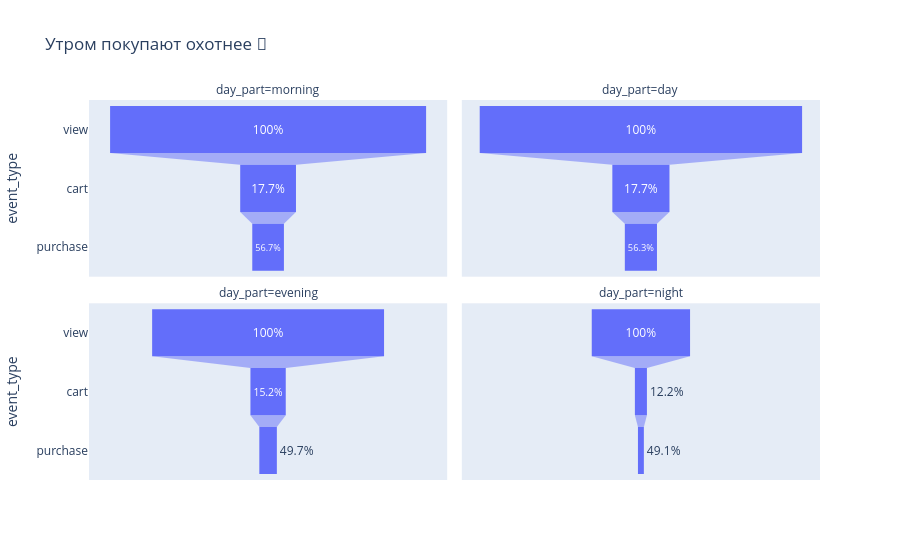

This figure's notebook cell:
### Code cell
fig = px.funnel(
    g,
    x='user_id',
    y='event_type',
    facet_col='day_part',
    facet_col_wrap=2,
    title='Утром покупают охотнее 🥳',
    text='conv_prev'
)
fig.update_traces(texttemplate='%{text}%')
fig.show()

### Figure 1 — Plotly figure (JSON) as saved in the notebook; plotly's stock layout.template omitted (floating-point values rounded to 4 significant figures)
{"data": [{"hovertemplate": "day_part=morning<br>user_id=%{x}<br>event_type=%{y}<br>conv_prev=%{text}<extra></extra>", "legendgroup": "", "marker": {"color": "#636efa"}, "name": "", "orientation": "h", "showlegend": false, "text": [100.0, 17.7, 56.7], "texttemplate": "%{text}%", "type": "funnel", "x": [41609, 7344, 4167], "xaxis": "x3", "y": ["view", "cart", "purchase"], "yaxis": "y3"}, {"hovertemplate": "day_part=day<br>user_id=%{x}<br>event_type=%{y}<br>conv_prev=%{text}<extra></extra>", "legendgroup": "", "marker": {"color": "#636efa"}, "name": "", "orientation": "h", "showlegend": false, "text": [100.0, 17.7, 56.3], "texttemplate": "%{text}%", "type": "funnel", "x": [42446, 7522, 4232], "xaxis": "x4", "y": ["view", "cart", "purchase"], "yaxis": "y4"}, {"hovertemplate": "day_part=evening<br>user_id=%{x}<br>event_type=%{y}<br>conv_prev=%{text}<extra></extra>", "legendgroup": "", "marker": {"color": "#636efa"}, "name": "", "orientation": "h", "showlegend": false, "text": [100.0, 15.2, 49.7], "texttemplate": "%{text}%", "type": "funnel", "x": [30534, 4650, 2309], "xaxis": "x", "y": ["view", "cart", "purchase"], "yaxis": "y"}, {"hovertemplate": "day_part=night<br>user_id=%{x}<br>event_type=%{y}<br>conv_prev=%{text}<extra></extra>", "legendgroup": "", "marker": {"color": "#636efa"}, "name": "", "orientation": "h", "showlegend": false, "text": [100.0, 12.2, 49.1], "texttemplate": "%{text}%", "type": "funnel", "x": [12943, 1584, 778], "xaxis": "x2", "y": ["view", "cart", "purchase"], "yaxis": "y2"}], "layout": {"annotations": [{"font": {}, "showarrow": false, "text": "day_part=evening", "x": 0.245, "xanchor": "center", "xref": "paper", "y": 0.465, "yanchor": "bottom", "yref": "paper"}, {"font": {}, "showarrow": false, "text": "day_part=night", "x": 0.755, "xanchor": "center", "xref": "paper", "y": 0.465, "yanchor": "bottom", "yref": "paper"}, {"font": {}, "showarrow": false, "text": "day_part=morning", "x": 0.245, "xanchor": "center", "xref": "paper", "y": 1.0, "yanchor": "bottom", "yref": "paper"}, {"font": {}, "showarrow": false, "text": "day_part=day", "x": 0.755, "xanchor": "center", "xref": "paper", "y": 1.0, "yanchor": "bottom", "yref": "paper"}], "legend": {"tracegroupgap": 0}, "title": {"text": "Утром покупают охотнее 🥳"}, "xaxis": {"anchor": "y", "domain": [0, 0.49], "title": {"text": "user_id"}}, "xaxis2": {"anchor": "y2", "domain": [0.51, 1], "matches": "x", "title": {"text": "user_id"}}, "xaxis3": {"anchor": "y3", "domain": [0, 0.49], "matches": "x", "showticklabels": false}, "xaxis4": {"anchor": "y4", "domain": [0.51, 1], "matches": "x", "showticklabels": false}, "yaxis": {"anchor": "x", "domain": [0, 0.465], "title": {"text": "event_type"}}, "yaxis2": {"anchor": "x2", "domain": [0, 0.465], "matches": "y", "showticklabels": false}, "yaxis3": {"anchor": "x3", "domain": [0.535, 1.0], "matches": "y", "title": {"text": "event_type"}}, "yaxis4": {"anchor": "x4", "domain": [0.535, 1.0], "matches": "y", "showticklabels": false}}}
